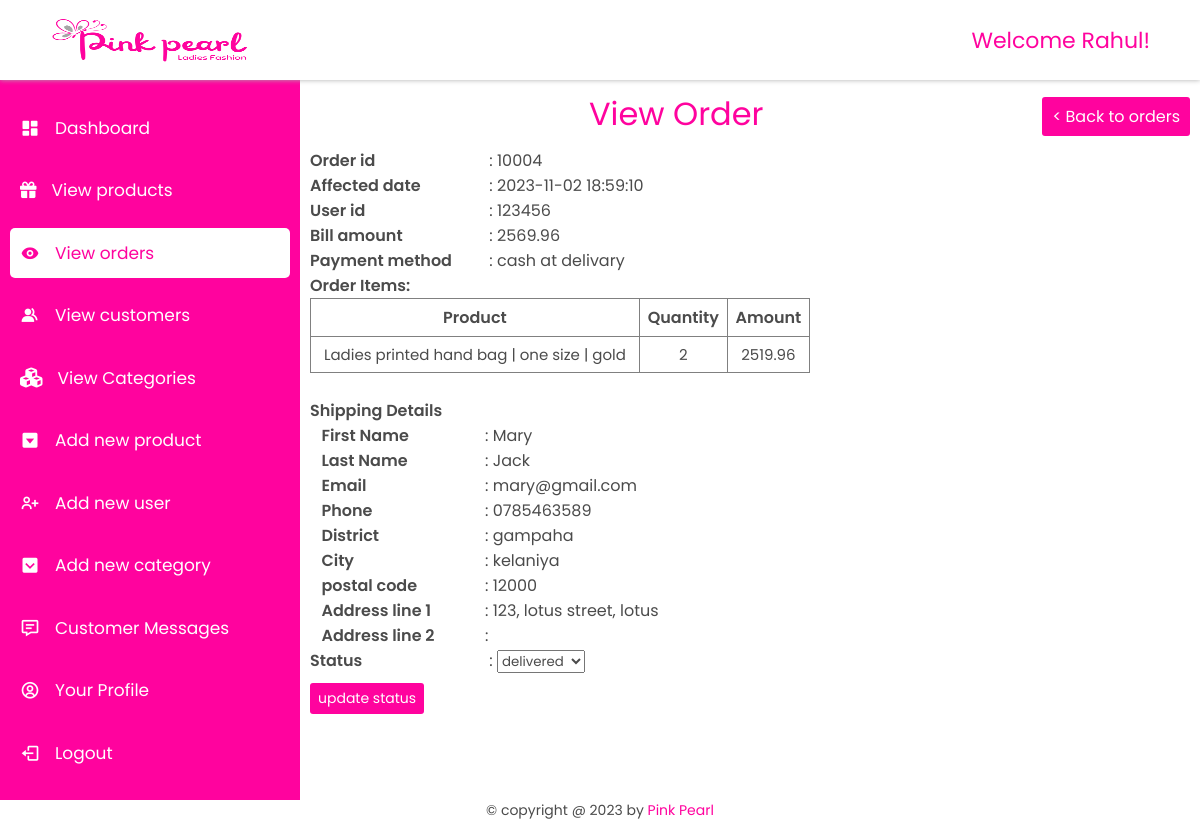
Page /admin/vieworder.php?id=10004 (signed in) on the committed database.
### tables this page shows
CREATE TABLE `placed_order` (
  `order_id` int(11) NOT NULL,
  `user_id` int(11) NOT NULL,
  `date` datetime NOT NULL DEFAULT current_timestamp(),
  `total_amount` float(10,2) NOT NULL,
  `payment_method` varchar(150) NOT NULL,
  `status` varchar(50) NOT NULL DEFAULT 'pending'
);

CREATE TABLE `order_items` (
  `order_item_id` int(11) NOT NULL,
  `order_id` int(11) NOT NULL,
  `product_id` int(11) NOT NULL,
  `quantity` int(11) NOT NULL,
  `size_id` int(11) NOT NULL,
  `color_id` int(11) NOT NULL,
  `amount` float(10,2) NOT NULL
);

CREATE TABLE `products` (
  `product_id` int(11) NOT NULL,
  `product_name` varchar(250) NOT NULL,
  `price` float(10,2) NOT NULL,
  `description` varchar(255) NOT NULL,
  `image_url` text NOT NULL,
  `reg_date` date NOT NULL DEFAULT current_timestamp()
);

CREATE TABLE `product_size` (
  `size_id` int(11) NOT NULL,
  `size_name` varchar(10) NOT NULL
);

CREATE TABLE `product_color` (
  `color_id` int(11) NOT NULL,
  `color_name` varchar(50) NOT NULL
);

CREATE TABLE `order_shipping` (
  `shipping_id` int(11) NOT NULL,
  `order_id` int(11) NOT NULL,
  `first_name` varchar(50) NOT NULL,
  `last_name` varchar(50) NOT NULL,
  `email` varchar(150) NOT NULL,
  `phone` varchar(15) NOT NULL,
  `district` varchar(50) NOT NULL,
  `postal_code` int(11) NOT NULL,
  `city` varchar(50) NOT NULL,
  `address_line1` text NOT NULL,
  `address_line2` text NOT NULL DEFAULT 'none'
);

### admin/vieworder.php (the view, shortened to what this page needs)
<?php
    include('../database/dbconnection.php');
    if (isset($_GET['id'])) {
        $id = $_GET['id'];
        $orderSql = "select * from placed_order where order_id=" . $id;
        $orderResult = mysqli_query($connection, $orderSql);
        $order = mysqli_fetch_assoc($orderResult);
        $orderItemsSql = "select * from order_items where order_id = " . $id;
        $orderItemResult = mysqli_query($connection, $orderItemsSql);
        $orderSql = "select * from order_shipping where order_id=" . $id;
        $orderShipppingResult = mysqli_query($connection, $orderSql);
        $orderShipping = mysqli_fetch_assoc($orderShipppingResult);
    }
?>
<!DOCTYPE html>
<html lang="en">
<head>
    <link rel="stylesheet" href="../index.css">
    <link rel="stylesheet" href="https://maxst.icons8.com/vue-static/landings/line-awesome/line-awesome/1.3.0/css/line-awesome.min.css">
    <link  rel="stylesheet"href="https://unpkg.com/boxicons@2.1.4/css/boxicons.min.css">
    <link rel="stylesheet" href="style.css">
</head>
<body>
    <header>
        <div style="display: flex;align-items: center;gap: 10px;"><i class="fa fa-bars toggle-menu" aria-hidden="true" onclick="handleNav()" style="font-size: 20px;"></i><img src="../uploadedImages/logo.png" alt=""></div>
        <h1>Welcome <?php echo $_SESSION['admin_name'] ?>!</h1>
    </header>
    <main>
        <div class="side-bar">
            <ul>
                <li class="active">
                    <a href="dashboard.php"><i class='bx bxs-dashboard'></i>
                    <span>Dashboard</span></a>
                </li>
                <li>
                    <a href="products.php"><i class="fa fa-gift" aria-hidden="true" style="font-size: 16.5px;"></i>
                    <span>View products</span></a>
                </li>
                <li>
                    <a href="orders.php" class="active"><i class='bx bxs-show'></i>
                    <span>View orders</span></a>
                </li>
                <li>
                    <a href="customers.php"><i class='bx bxs-group'></i>
                    <span>View customers</span></a>
                </li>
                <li>
                    <a href="categories.php"><i class="fa fa-cubes" aria-hidden="true"></i>
                    <span>View Categories</span></a>
                </li>
                <li>
                    <a href="addnewproduct.php"><i class='bx bxs-caret-down-square' ></i>
                    <span>Add new product</span></a>
                </li>
                <li>
                    <a href="addnewuser.php"><i class='bx bx-user-plus'></i>
                    <span>Add new user</span></a>
                </li>
                <li>
                    <a href="addNewCategory.php"><i class='bx bxs-chevron-down-square'></i>
                    <span>Add new category</span></a>
                </li>
                <li>
                    <a href="messages.php"><i class='bx bx-message-detail'></i>
                    <span>Customer Messages</span></a>
                </li>
                <li>
                    <a href="profile.php"><i class='bx bx-user-circle'></i>
                    <span>Your Profile</span></a>
                </li>
                <li>
                    <a href="../account/logout.php"><i class='bx bx-log-out'></i>
                    <span>Logout</span></a>
                </li>
            </ul>
        </div>
        <div class="container products-container">
            <h1 class="h1"><span>View Order</span><a href="orders.php"><button>< Back to orders</button></a></h1>
            <form action="vieworder.php?id=<?php echo $id ?>" method="post">
                <p><span>Order id </span> : <?php echo $order['order_id']; ?></p>
                <p><span>Affected date </span> : <?php echo $order['date'] ?></p>
                <p><span>User id </span> : <?php echo $order['user_id'] ?></p>
                <p><span>Bill amount </span> : <?php echo $order['total_amount'] ?></p>
                <p><span>Payment method </span> : <?php echo $order['payment_method'] ?></p>
                <p>
                    <span>Order Items:</span>
                    <div class="orders-list">
                        <table border="1px">
                            <thead><th>Product</th><th>Quantity</th><th>Amount</th></thead>
                            <?php
                                while($row = mysqli_fetch_assoc($orderItemResult)) {
                                echo "<tr>";
                                echo "<td>" . getProductName($connection, $row['product_id']) . " | " . getSize($connection, $row['size_id']) . " | " . getColor($connection, $row['color_id']) . "</td>";
                                echo "<td>" . $row['quantity'] . "</td>";
                                echo "<td>" . $row['amount'] . "</td>";
                                echo "</tr>";
                                }
                            ?>
                        </table>
                    </div>
                </p>
                <p>
                    <br><span>Shipping Details</span>
                    <p><span>&nbsp;&nbsp; First Name </span>: <?php echo $orderShipping['first_name'] ?></p>
                    <p><span>&nbsp;&nbsp; Last Name </span>: <?php echo $orderShipping['last_name'] ?></p>
                    <p><span>&nbsp;&nbsp; Email </span>: <?php echo $orderShipping['email'] ?></p>
                    <p><span>&nbsp;&nbsp; Phone </span>: <?php echo $orderShipping['phone'] ?></p>
                    <p><span>&nbsp;&nbsp; District </span>: <?php echo $orderShipping['district'] ?></p>
                    <p><span>&nbsp;&nbsp; City </span>: <?php echo $orderShipping['city'] ?></p>
                    <p><span>&nbsp;&nbsp; postal code </span>: <?php echo $orderShipping['postal_code'] ?></p>
                    <p><span>&nbsp;&nbsp; Address line 1 </span>: <?php echo $orderShipping['address_line1'] ?></p>
                    <p><span>&nbsp;&nbsp; Address line 2 </span>: <?php echo $orderShipping['address_line2'] ?></p>
                </p>
                <p>
                    <span>Status</span>
                    : <select name="status">
                        <option value="delivered" <?php if (isset($_GET['id']) && $order['status']=='delivered') echo "selected" ?>>delivered</option>
                    </select>
                </p>
                <button type="submit" name="update-status" style='font-size:14px;padding:5px 8px;margin-top:10px;'>update status</button>
            </form>
        </div>
    </main>
    <footer>
        &copy; copyright  @ <?php echo date('Y'); ?> by <span style="color: var(--pink);">Pink Pearl</span>
    </footer>
</body>
</html>
<?php
function getColor($connection, $id){
    $query = "select color_name from product_color where color_id = " . $id;
    $result = mysqli_query($connection, $query);
    return mysqli_fetch_assoc($result)['color_name'];
}
function getSize($connection, $id){
    $query = "select size_name from product_size where size_id = " . $id;
    $result = mysqli_query($connection, $query);
    return mysqli_fetch_assoc($result)['size_name'];
}
function getProductName($connection, $id){
    $query = "select product_name from products where product_id = " . $id;
    $result = mysqli_query($connection, $query);
    return mysqli_fetch_assoc($result)['product_name'];
}
?>

### index.css (style rules this page uses)
* { margin: 0;padding: 0; box-sizing: border-box; font-family: 'Poppins', sans-serif; font-weight: 400; text-decoration: none; list-style-type: none; color: var(--black); outline: none; }
:root { --white: white; --black: rgb(75, 75, 75); --grey: rgb(173, 173, 173); --lightpink: rgb(255, 227, 232); --pink: #FF039E; }
button, .button { padding: 10px 25px; background-color: var(--pink); font-size: 20px; border: none; color: var(--white); cursor: pointer; transition: 0.3s; border-radius: 3px; display: flex; align-items: center; justify-content: center; gap: 10px; }

### admin/style.css (style rules this page uses)
button { font-size: 13px; padding: 5px; }
header { width: 100%; position: fixed; display: flex; align-items: center; justify-content: space-between; height: 10vh; padding: 10px 50px; box-shadow: 0 0 5px var(--grey); background-color: var(--white); z-index: 1000; }
header img { width: 200px; height: 47px; }
header h1 { font-size: 22px;color: var(--pink); }
main { min-height: 100vh; width: 100%; }
main .side-bar { height: 90vh; width: 300px; background-color: var(--pink); position: fixed; top: 10vh; left: 0; padding: 10px; }
main .side-bar ul { width: 100%; height: 100%; display: flex; flex-direction: column; justify-content: space-evenly; }
main .side-bar ul li a { display: inline-block; padding: 12px 10px; width: 100%; font-size: 17px; display: flex; align-items: center; gap: 15px; color: var(--white); transition: 0.3s; border-radius: 5px; }
main .side-bar ul li a span { color: var(--white); }
main .side-bar ul li a i { font-size: 20px; color: var(--white); }
main .side-bar ul li a:hover, main .side-bar ul li a.active { background-color: var(--white); }
main .side-bar ul li a:hover span, main .side-bar ul li a:hover i, main .side-bar ul li a.active span , main .side-bar ul li a.active i { color: var(--pink); }
main .container { background-color: var(--white); max-height: 90vh; overflow-y: scroll; width: calc(100% - 300px); position: relative; left: 300px; top: 10vh; padding: 10px 10px 25px; }
main .container > h1, main .container > h1 span { color: var(--pink); margin-bottom: 5px; text-align: center; }
.products-container { height: 90vh; overflow-y: scroll; }
.products-container table td, .products-container table th, .order-list table th, .order-list table td { text-align: center; padding: 6px; }
.products-container table td { font-size: 15px; }
.products-container .h1 { display: flex; align-items: center; }
.products-container .h1 span { flex: 1; }
h1 button { font-size: 16px; padding: 7px 10px; }
form p span { display: inline-block; width: 175px; font-weight: 600; }
.orders-list table { width: 100%; max-width: 500px; border-collapse: collapse; }
.orders-list table th { font-weight: 600; }
form > div { width: 100%; max-width: 500px; margin: 0; }
footer { text-align: center; font-size: 14px; }

### rows in the picture
placed_order: order_id "10004", date "2023-11-02 18:59:10", user "123456", total_amount "2569.96", payment_method "cash at delivary", status "delivered"
order_items: product.product_name "Ladies printed hand bag", size.size_name "one size", color.color_name "gold", quantity "2", amount "2519.96"
order_shipping: first_name "Mary", last_name "Jack", email "mary@gmail.com", phone "0785463589", district "gampaha", city "kelaniya", postal_code "12000", address_line1 "123, lotus street, lotus"

### other values in the picture
$_SESSION['admin_name'] "Rahul"
